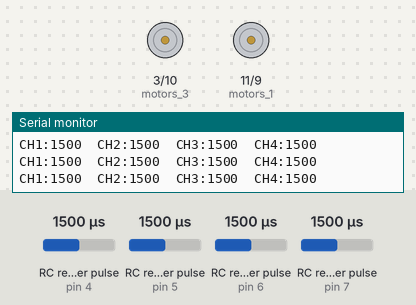
A sketch run on a simulated Arduino Uno, built with avr-gcc and run on an emulated ATmega328P. Shown: motor-driver pin pairs drawn as motors (green arrow = first pin HIGH = forward, orange = second pin HIGH = backward, longer = more drive), the last lines printed to the serial monitor. Wiring (inferred from the names in the program): 4 × RC receiver channel: data pin 4 / data pin 5 / data pin 6 / data pin 7. The inputs (shaded band) are chosen by the test bench; at power-on: RC receiver pulse (sensors on pin 6, pin 7, pin 4, pin 5) 1500 µs.

Above: at 1.2 s.
1.3 s: RC receiver pulse (sensor on pin 6) set to 1591 µs
2.8 s: RC receiver pulse (sensor on pin 6) set to 1608 µs
At 3.8 s:
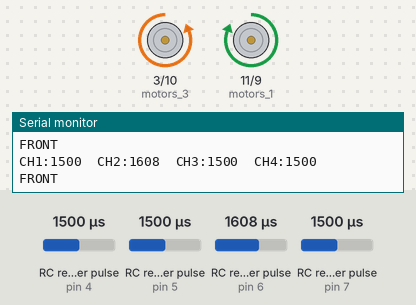
4.5 s: RC receiver pulse (sensor on pin 6) set to 1588 µs
At 5.3 s:
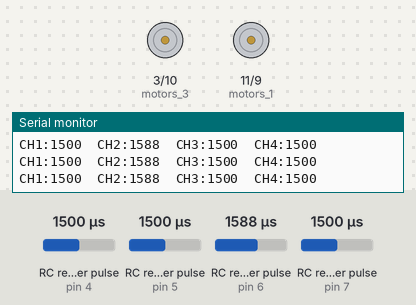
6.1 s: RC receiver pulse (sensor on pin 7) set to 1414 µs
7.6 s: RC receiver pulse (sensor on pin 7) set to 1389 µs
At 8.1 s:
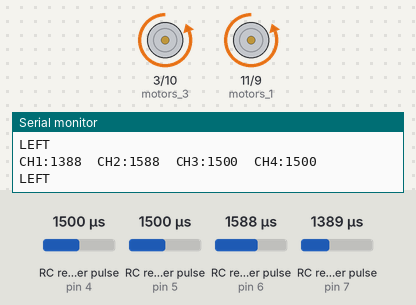
9.1 s: RC receiver pulse (sensor on pin 7) set to 1750 µs
At 9.7 s:
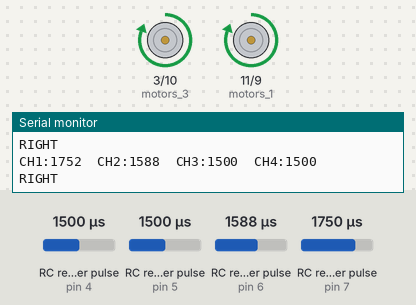
Timing chart, 0 to 11.7 s (numbered marks = the images above; inputs shaded):
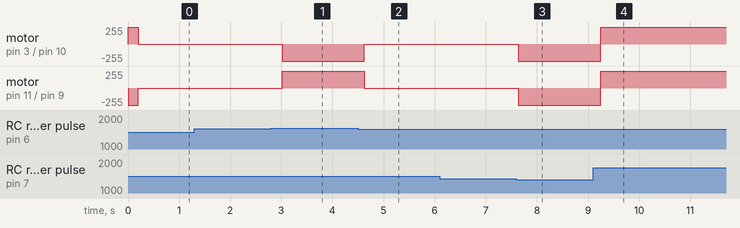

Measured:
- the behaviour switches between 1600 and 1601 µs on RC receiver pulse (sensor on pin 6) (found by bisection; images 0 and 1)
- the behaviour switches between 1597 and 1596 µs on RC receiver pulse (sensor on pin 6) (found by bisection; images 1 and 2)
- the behaviour switches between 1398 and 1397 µs on RC receiver pulse (sensor on pin 7) (found by bisection; images 2 and 3)
- after the input at 2.8 s, motor on pin 3 (motors_3) / pin 10 (motors_4): stopped → backward 255/255 after 0.22 s; motor on pin 11 (motors_1) / pin 9 (motors_2): stopped → forward 255/255 after 0.22 s
- after the input at 4.5 s, motor on pin 3 (motors_3) / pin 10 (motors_4): backward 255/255 → stopped after 0.12 s; motor on pin 11 (motors_1) / pin 9 (motors_2): forward 255/255 → stopped after 0.12 s
- after the input at 7.6 s, motor on pin 3 (motors_3) / pin 10 (motors_4), motor on pin 11 (motors_1) / pin 9 (motors_2): stopped → backward 255/255 at once
- after the input at 9.1 s, motor on pin 3 (motors_3) / pin 10 (motors_4), motor on pin 11 (motors_1) / pin 9 (motors_2): backward 255/255 → forward 255/255 after 0.15 s

The sketch:

radio_controls_wheels.ino
```cpp
/*
   Minimal decoding of multiple RC channels using pin change interrupts

   Does not check for reasonable values or timeouts

   Based on https://ryanboland.com/blog/reading-rc-receiver-values

  change log

  02 may 2022 - ms - initial entry
  24 may 2022 - ms - changed RC_CHx_PIN names
  15 sep 2022 - ms - changed pin numbers to new assignments


  Important information to set up:

  Radio Channel - Arduino Pin
  1-7
  2-6
  3-5
  4-4

  Arduino Pin - Motor Pin (left to right)
  - Right wheel
  3-3
  10-4
  - Left wheel
  9-2
  11-1


*/


// install this library from the library manager
// by Mike "GreyGnome" Schwager
#include <EnableInterrupt.h>

#define SERIAL_PORT_SPEED 9600
#define RC_NUM_CHANNELS  4

#define RC_CH1  0
#define RC_CH2  1
#define RC_CH3  2
#define RC_CH4  3

#define RC_CH1_PIN  7
#define RC_CH2_PIN  6
#define RC_CH3_PIN  5
#define RC_CH4_PIN  4

//Left wheel
#define motors_1 11
#define motors_2 9

//Right wheel
#define motors_3 3
#define motors_4 10

uint16_t rc_values[RC_NUM_CHANNELS];
uint32_t rc_start[RC_NUM_CHANNELS];
volatile uint16_t rc_shared[RC_NUM_CHANNELS];

void rc_read_values() {
  noInterrupts();
  memcpy(rc_values, (const void *)rc_shared, sizeof(rc_shared));
  interrupts();
}

void calc_input(uint8_t channel, uint8_t input_pin) {
  if (digitalRead(input_pin) == HIGH) {
    rc_start[channel] = micros();
  } else {
    uint16_t rc_compare = (uint16_t)(micros() - rc_start[channel]);
    rc_shared[channel] = rc_compare;
  }
}

void calc_ch1() {
  calc_input(RC_CH1, RC_CH1_PIN);
}
void calc_ch2() {
  calc_input(RC_CH2, RC_CH2_PIN);
}
void calc_ch3() {
  calc_input(RC_CH3, RC_CH3_PIN);
}
void calc_ch4() {
  calc_input(RC_CH4, RC_CH4_PIN);
}

///// To control each wheel

void LW_forward() { //Left Wheel Forward
  digitalWrite(motors_1, HIGH);
  digitalWrite(motors_2, LOW);
}

void LW_reverse() { // Left Wheel Reverse
  digitalWrite(motors_1, LOW);
  digitalWrite(motors_2, HIGH);
}

void RW_forward() { // delayy controls angle to turn
  digitalWrite(motors_3, LOW);
  digitalWrite(motors_4, HIGH);
}

void RW_reverse() { // delayy controls angle to turn
  digitalWrite(motors_3, HIGH);
  digitalWrite(motors_4, LOW);
}

///// To move

void stop() {
  digitalWrite(motors_1, LOW);
  digitalWrite(motors_2, LOW);
  digitalWrite(motors_3, LOW);
  digitalWrite(motors_4, LOW);
}

void back() {
  RW_reverse();
  LW_reverse();
  Serial.println("BACK");
}
void front() {
  RW_forward();
  LW_forward();
  Serial.println("FRONT");
}
void turn_left() { // delayy controls angle to turn
  LW_forward();
  RW_reverse();
  Serial.println("RIGHT");

}
void turn_right() { // delayy controls angle to turn
  LW_reverse();
  RW_forward();
  Serial.println("LEFT");
}


void setup() {
  Serial.begin(SERIAL_PORT_SPEED);

  pinMode(RC_CH1_PIN, INPUT);
  pinMode(RC_CH2_PIN, INPUT);
  pinMode(RC_CH3_PIN, INPUT);
  pinMode(RC_CH4_PIN, INPUT);

  enableInterrupt(RC_CH1_PIN, calc_ch1, CHANGE);
  enableInterrupt(RC_CH2_PIN, calc_ch2, CHANGE);
  enableInterrupt(RC_CH3_PIN, calc_ch3, CHANGE);
  enableInterrupt(RC_CH4_PIN, calc_ch4, CHANGE);

  pinMode(motors_1, OUTPUT);
  pinMode(motors_2, OUTPUT);
  pinMode(motors_3, OUTPUT);
  pinMode(motors_4, OUTPUT);
  stop();
}


void loop() {
  rc_read_values();


  Serial.print("CH1:"); Serial.print(rc_values[RC_CH1]); Serial.print("\t");
  Serial.print("CH2:"); Serial.print(rc_values[RC_CH2]); Serial.print("\t");
  Serial.print("CH3:"); Serial.print(rc_values[RC_CH3]); Serial.print("\t");
  Serial.print("CH4:"); Serial.println(rc_values[RC_CH4]);

  // use whichever channel is the trigger to control forward and reverse movement
  if (rc_values[RC_CH2] > 1600) front();
  else if (rc_values[RC_CH2] < 1400) back();
  else if (rc_values[RC_CH1] > 1600) turn_left();
  else if (rc_values[RC_CH1] < 1400) turn_right();
  else if ((rc_values[RC_CH1] < 1600) && (rc_values[RC_CH1] > 1400) && (rc_values[RC_CH2] < 1600) && (rc_values[RC_CH2] > 1400)) stop();


  delay(200);
}
```
